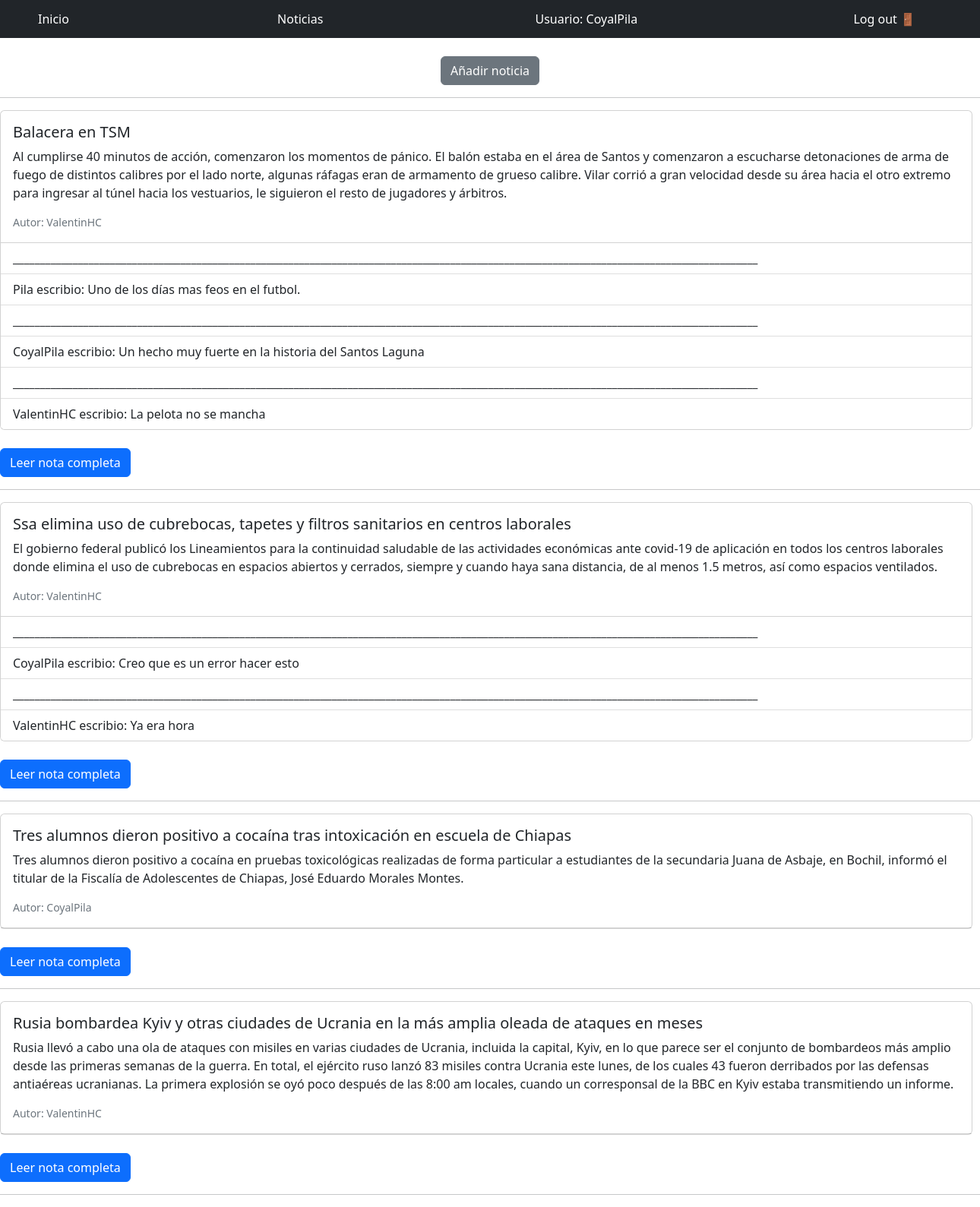
The page /noticias/ (signed in) on the database its author committed.
### users/models.py (models this page shows, shortened)
class CostumUser(AbstractUser):
    Nombre = models.CharField(max_length=30)
    email = models.CharField(max_length=50)

class Noticias(models.Model):
    Titulo = models.CharField(max_length=100)
    Descripcion = models.TextField(max_length=500)
    Fecha = models.DateTimeField(auto_now_add=True)
    Autor = models.ForeignKey(CostumUser, on_delete=models.CASCADE)

class Comentarios(models.Model):
    noticia = models.ForeignKey(
        Noticias,
        on_delete = models.CASCADE,
        related_name='comentarios',
    )
    comentario = models.CharField(max_length=200)
    autor = models.ForeignKey(
        get_user_model(),
        on_delete = models.CASCADE,
    )

### users/views.py (the view)
# urls.py: path('noticias/', NoticiasPageView.as_view(), name='noticia'),
class NoticiasPageView(ListView):
    template_name = 'noticias.html'
    model = Noticias
    context_object_name = 'Todas_Las_Noticias'

### users/templates/noticias.html (shortened to what this page needs)
{% extends 'base.html' %}
{% block content %}
    <div style="text-align: center;">
        <button type="button" class="btn btn-secondary"><a class="nav-link" href="{% url 'noticias_nuevo' %}">Añadir noticia</a></button>
    </div>
    <hr>
    {% for noticia in Todas_Las_Noticias %}
    <div class="card" style="width: 80rem;">
        <div class="card-body">
          <h5 class="card-title">{{noticia.Titulo}}</h5>
          <p class="card-text">{{noticia.Descripcion}}</p>
          <p class="card-text"><small class="text-muted">Autor: {{noticia.Autor}}</small></p>
        </div>
        <ul class="list-group list-group-flush">
            {% for comentario in noticia.comentarios.all %}
            <li class="list-group-item">__________________________________________________________________________________________________________________________________________</li>
            <li class="list-group-item">{{comentario.autor}} escribio: {{comentario.comentario}}</li>
            {% endfor %}
        </ul>
    </div>
    <div class="card-body">
        <br>
        <a href="{% url 'noticias_detalle' noticia.pk %}" class="btn btn-primary">Leer nota completa</a>
    </div>
    <hr>
    {% endfor %}
{% endblock content %}

### users/templates/base.html (shortened to what this page needs)
{% load static %}
<header>
    <link rel="stylesheet" href="{% static 'css/bootcss/bootstrap.css' %}">
    <nav class="navbar navbar-dark bg-dark">
    {% if user.is_authenticated %}
        <a class="nav-link" style="color: white; margin-left: 50px;" href="{% url 'home' %}">Inicio</a>
        <a class="nav-link" style="color: white;" href="{% url 'noticia' %}">Noticias</a>
        <a class="nav-link disabled" style="color: white; padding: 5px;">Usuario: {{ user.username }}</a>
        <a class="nav-link" style="color: white; margin-right: 80px; padding: 5px;" href="{% url 'logout' %}">Log out 🚪</a>
    {% else %}
        <a class="nav-link" style="color: white; margin-left: 30px; padding: 5px;" href="{% url 'login' %}"> Login 👤</a>
        <a class="nav-link" style="color: white; margin-right: 30px; padding: 5px;" href="{% url 'signup' %}"> Registrarse 📖</a>
    {% endif %}
    </nav>
</header>
{% block content %}
{% endblock content %}

### rows shown on the page
CostumUser: username "CoyalPila"
Noticias: Titulo "Balacera en TSM", Descripcion "Al cumplirse 40 minutos de acción, comenzaron los momentos de pánico. El balón estaba en el área de Santos y comenzaron a escucharse detonaciones de arma de fuego de distintos calibres por el lado norte, algunas ráfagas eran de armamento de grueso calibre. Vilar corrió a gran velocidad desde su área hacia el otro extremo para ingresar al túnel hacia los vestuarios, le siguieron el resto de jugadores y árbitros.", Autor "ValentinHC"
Comentarios: autor "Pila", comentario "Uno de los días mas feos en el futbol."
Comentarios: autor "CoyalPila", comentario "Un hecho muy fuerte en la historia del Santos Laguna"
Comentarios: autor "ValentinHC", comentario "La pelota no se mancha"
Noticias: Titulo "Ssa elimina uso de cubrebocas, tapetes y filtros sanitarios en centros laborales", Descripcion "El gobierno federal publicó los Lineamientos para la continuidad saludable de las actividades económicas ante covid-19 de aplicación en todos los centros laborales donde elimina el uso de cubrebocas en espacios abiertos y cerrados, siempre y cuando haya sana distancia, de al menos 1.5 metros, así como espacios ventilados.", Autor "ValentinHC"
Comentarios: autor "CoyalPila", comentario "Creo que es un error hacer esto"
Comentarios: autor "ValentinHC", comentario "Ya era hora"
Noticias: Titulo "Tres alumnos dieron positivo a cocaína tras intoxicación en escuela de Chiapas", Descripcion "Tres alumnos dieron positivo a cocaína en pruebas toxicológicas realizadas de forma particular a estudiantes de la secundaria Juana de Asbaje, en Bochil, informó el titular de la Fiscalía de Adolescentes de Chiapas, José Eduardo Morales Montes.", Autor "CoyalPila"
Noticias: Titulo "Rusia bombardea Kyiv y otras ciudades de Ucrania en la más amplia oleada de ataques en meses", Descripcion "Rusia llevó a cabo una ola de ataques con misiles en varias ciudades de Ucrania, incluida la capital, Kyiv, en lo que parece ser el conjunto de bombardeos más amplio desde las primeras semanas de la guerra. En total, el ejército ruso lanzó 83 misiles contra Ucrania este lunes, de los cuales 43 fueron derribados por las defensas antiaéreas ucranianas. La primera explosión se oyó poco después de las 8:00 am locales, cuando un corresponsal de la BBC en Kyiv estaba transmitiendo un informe.", Autor "ValentinHC"
